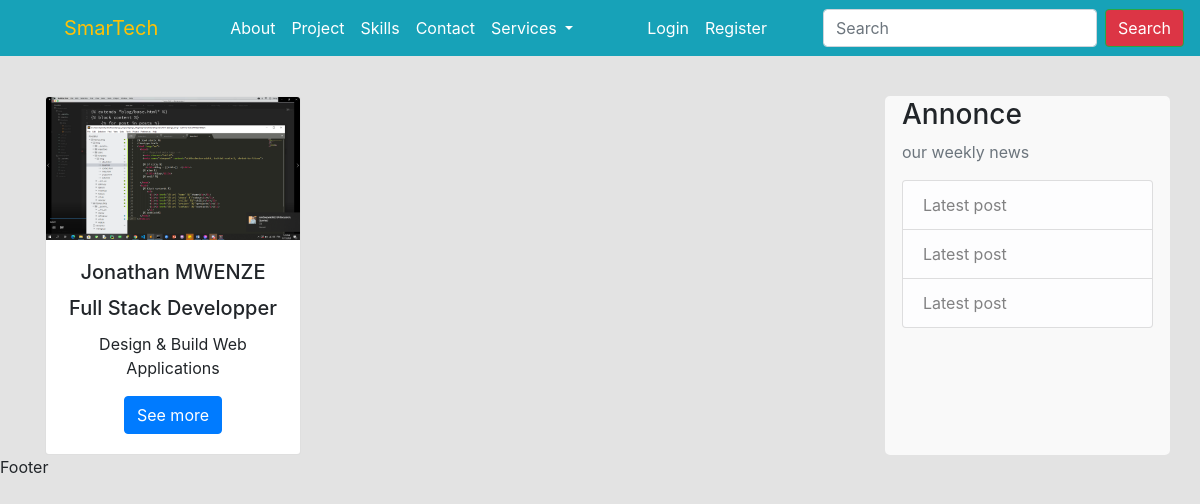
Before: / with the older database file.
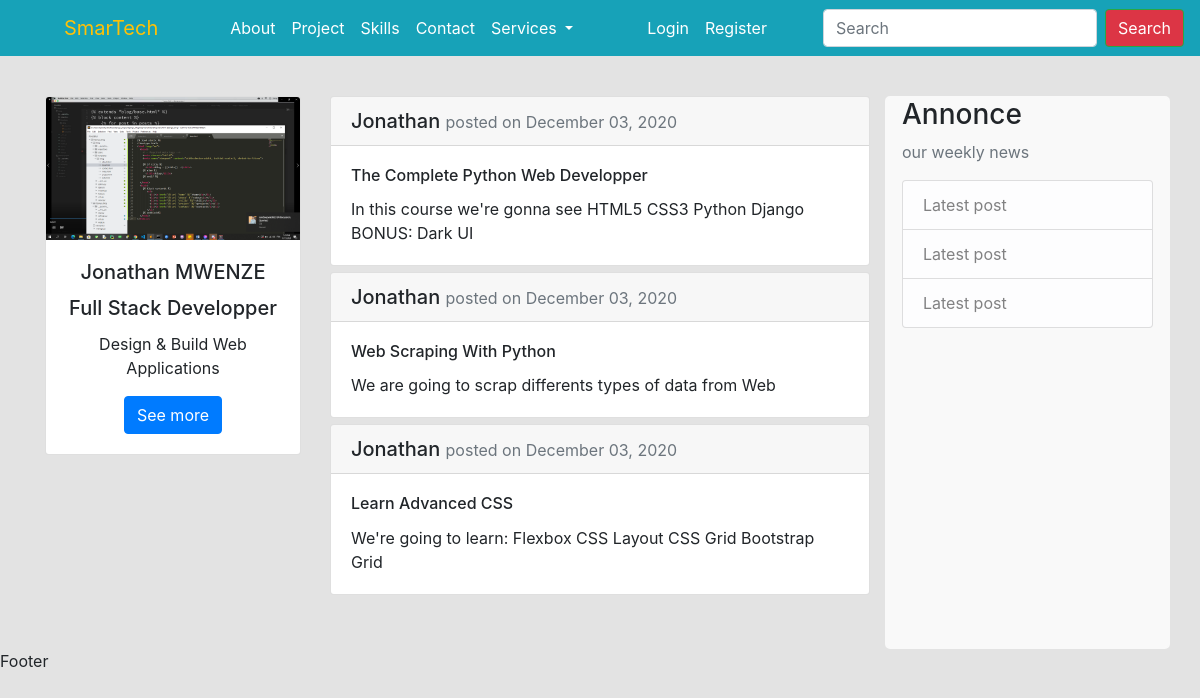
After: the same page with the newer database file.
### blog/models.py (models this page shows, shortened)
class Post(models.Model):
	title = models.CharField(max_length=255)
	content = models.TextField()
	date_posted = models.DateTimeField(default=timezone.now)
	author = models.ForeignKey(User, on_delete=models.CASCADE)

### blog/views.py (the view)
# urls.py: path('',views.index, name="home"),
def index(request):
	context = {
	   'posts': Post.objects.all()
	}
	return render(request, 'blog/index.html', context)

### blog/templates/blog/index.html
{% extends 'blog/base.html' %}
{% load static %}
{% block content %}
   {% for post in posts %}
   <div class="contenu content-section">
    <div class="card">
        <h5 class="card-header">{{ post.author }} <small class="text-muted pr-5">posted on {{ post.date_posted|date:"F d, Y" }}</small></h5>
        <div class="card-body">
          <h6 class="card-title">{{ post.title }}</h6>
          <p class="card-text">{{ post.content }}</p>
        </div>
    </div>
  </div>
  {% endfor %}
{% endblock %}

### blog/templates/blog/base.html (shortened to what this page needs)
{% load static %}
<!doctype html>
<html lang="en">
  <head>
    <link rel="stylesheet" href="https://cdn.jsdelivr.net/npm/bootstrap@4.5.3/dist/css/bootstrap.min.css">
    <link rel="stylesheet" type="text/css" href=" {% static 'blog/main.css' %} ">
  </head>
  <body>
    <nav class="navbar navbar-expand-lg navbar-light bg-info fixed-top">
        <a class="navbar-brand text-warning ml-5" href="{% url 'home' %}">SmarTech</a>
        <div class="collapse navbar-collapse" id="navbarSupportedContent">
          <ul class="navbar-nav mr-auto">
            <li class="nav-item ml-5">
              <a class="nav-link text-white" href="{% url 'about' %}">About</a>
            </li>
            <li class="nav-item">
              <a class="nav-link text-white" href="{% url 'project' %}">Project</a>
            </li>
            <li class="nav-item">
              <a class="nav-link text-white" href="{% url 'skills' %}">Skills</a>
            </li>
            <li class="nav-item">
              <a class="nav-link text-white" href="{% url 'contact' %}">Contact</a>
            </li>
            <li class="nav-item dropdown">
              <a class="nav-link dropdown-toggle text-white" href="#" id="navbarDropdown" role="button" data-toggle="dropdown" aria-haspopup="true" aria-expanded="false">
                Services
              </a>
            </li>
          </ul>
          <div class="navbar-nav mr-5">
             <a class="nav-item  nav-link text-white" href="">Login</a>
             <a class="nav-item  nav-link text-white" href="{% url 'register' %}">Register</a>
          </div>
          <form class="form-inline my-2 my-lg-0">
            <input class="form-control mr-sm-2" type="search" placeholder="Search" aria-label="Search">
            <button class="btn btn-outline-success my-2 my-sm-0 bg-danger text-white" type="submit">Search</button>
          </form>
        </div>
    </nav>
   <main role="main" class="container mt-5">
      <div class="row">
        <div class="col-md-3 mt-5 cent">
           <div class="card" style="width: 16rem;">
              <img src="{% static 'blog/images/base.png' %}" class="card-img-top" alt="...">
              <div class="card-body text-center">
                <h5 class="card-title">Jonathan MWENZE</h5>
                <h5 class="card-title">Full Stack Developper</h5>
                <p class="card-text">Design & Build Web Applications</p>
                <a href="#" class="btn btn-primary">See more</a>
              </div>
            </div>
        </div>
        <div class="col-md-6 my-5">
           {% block content %}{% endblock %}
        </div>
        <div class="col-md-3 mt-5 annonce">
           <div class="content-section">
                <h3>Annonce</h3>
                <p class="text-muted">our weekly news
                   <ul class="list-group">
                      <li class="list-group-item list-group-item-light">Latest post</li>
                      <li class="list-group-item list-group-item-light">Latest post</li>
                      <li class="list-group-item list-group-item-light">Latest post</li>
                    </ul>
                </p>
            </div>
        </div>
      </div>
    </main>
    <div class="footer">
      <p>Footer</p>
    </div>
  </body>
</html>

### blog/static/blog/main.css (style rules this page uses)
.annonce { background-color: #F9F9F9; border: 2px solid #F9F9F9; border-radius: 5px; }
body { background-color: #E3E3E3; }
.contenu { margin-bottom: 6px; }

Changed rows visible on the page:
added Post: author "Jonathan", date_posted "December 03, 2020", title "The Complete Python Web Developper", content "In this course we're gonna see HTML5 CSS3 Python Django BONUS: Dark UI"
added Post: author "Jonathan", date_posted "December 03, 2020", title "Web Scraping With Python", content "We are going to scrap differents types of data from Web"
added Post: author "Jonathan", date_posted "December 03, 2020", title "Learn Advanced CSS", content "We're going to learn: Flexbox CSS Layout CSS Grid Bootstrap Grid"
